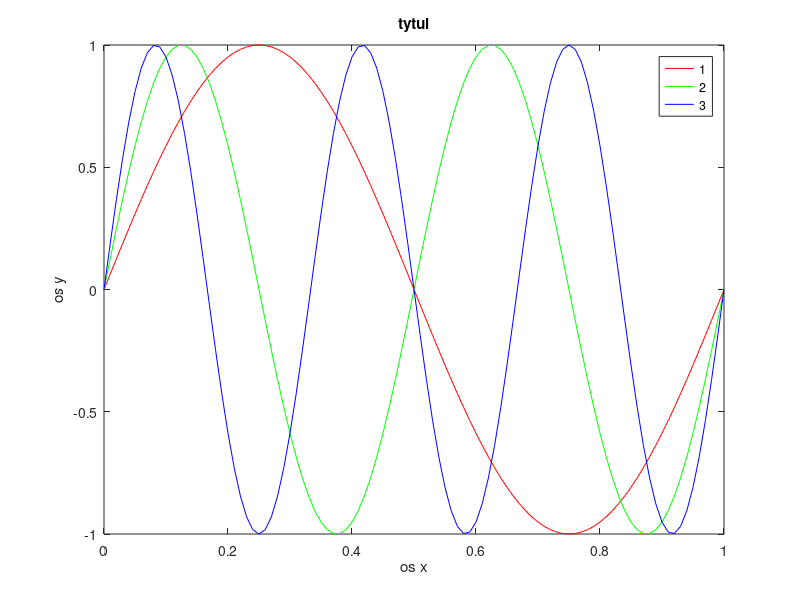

Write the MATLAB code that produced this figure.
clear all
close all
clc
 t=0:0.01:1;
 f=[1 2 3 ];
 g = 'rgb';
 
for i = 1:3
    y=sin(2*pi*f(i)*t);
    plot (t,y,g(i))
    hold on
  
end
title('tytul')
xlabel('os x')
ylabel('os y')
legend('1','2', '3')
